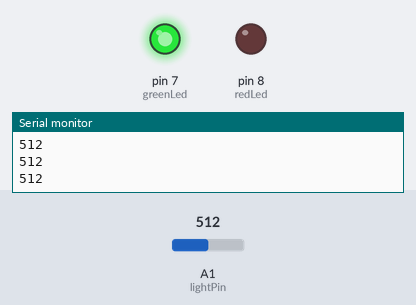
Simulated run of this sketch. Board: Arduino Uno, built with avr-gcc and run on an emulated ATmega328P. Shown: output pins drawn as LEDs (lit = HIGH), the last lines printed to the serial monitor. The test bench sets the inputs (shaded band); at power-on: A1 (lightPin) = 512.

Above: at 1.2 s.
1.3 s: A1 (lightPin) set to 350
2.8 s: A1 (lightPin) set to 329
At 3.2 s:
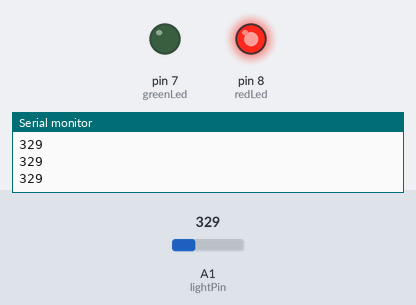
4.3 s: A1 (lightPin) set to 511
At 5.5 s:
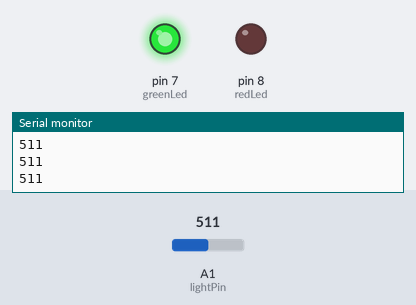
5.8 s: A1 (lightPin) set to 330
At 6.7 s:
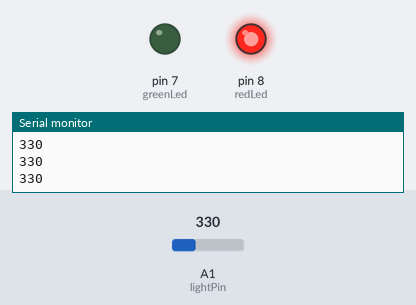
Timing chart, 0 to 8.3 s (numbered marks = the images above; inputs shaded):
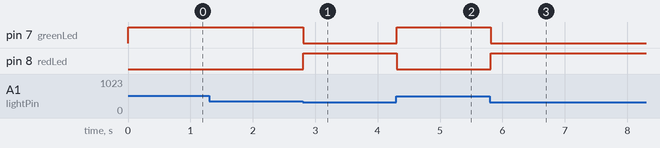

The sketch:

photor.ino
```cpp
int lightPin =A1;
int lightVal;
int dv=250; //milliseconds
int redLed=8;
int greenLed=7;

void setup() {
  // put your setup code here, to run once:
pinMode(lightPin,INPUT);
pinMode(redLed,OUTPUT);
pinMode(greenLed,OUTPUT);
Serial.begin(9600);
}

void loop() {
  // put your main code here, to run repeatedly:
lightVal=analogRead(lightPin);
Serial.println(lightVal);

if(lightVal>340){
  digitalWrite(redLed,LOW);
  digitalWrite(greenLed,HIGH);

} else if(lightVal<340){
  digitalWrite(redLed,HIGH);
  digitalWrite(greenLed,LOW);
}
}
```

Measured:
- the behaviour switches between 340 and 339 on A1 (lightPin) (found by bisection; images 0 and 1)
- after the input at 2.8 s, pin 7 (greenLed): HIGH → LOW at once; pin 8 (redLed): LOW → HIGH at once
- after the input at 4.3 s, pin 7 (greenLed): LOW → HIGH at once; pin 8 (redLed): HIGH → LOW at once
- after the input at 5.8 s, pin 7 (greenLed): HIGH → LOW at once; pin 8 (redLed): LOW → HIGH at once
